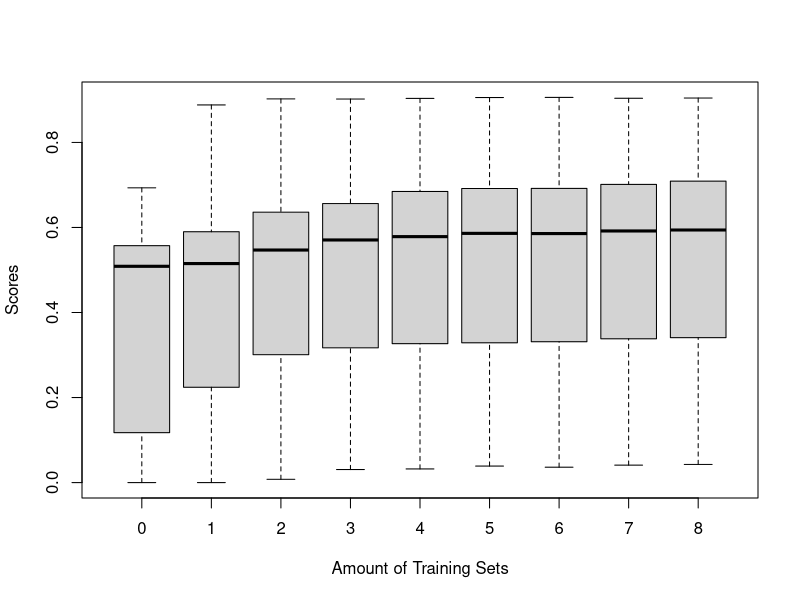
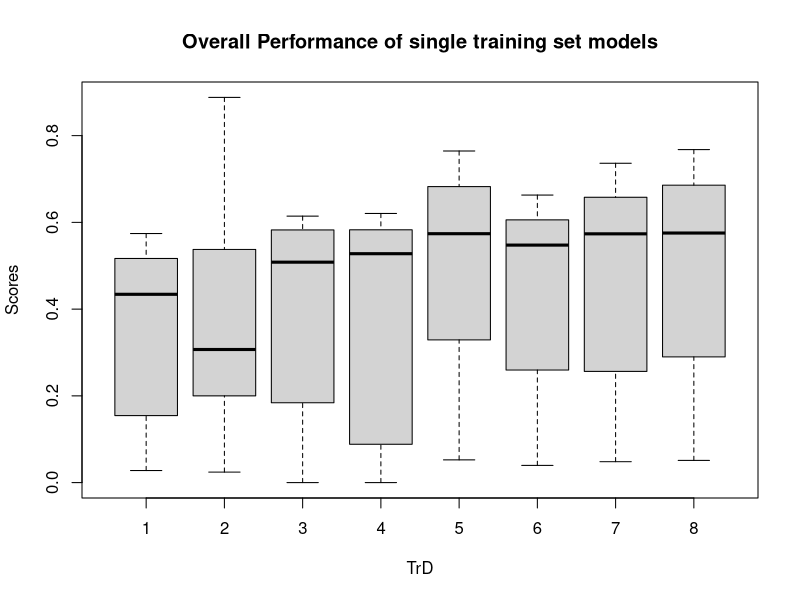
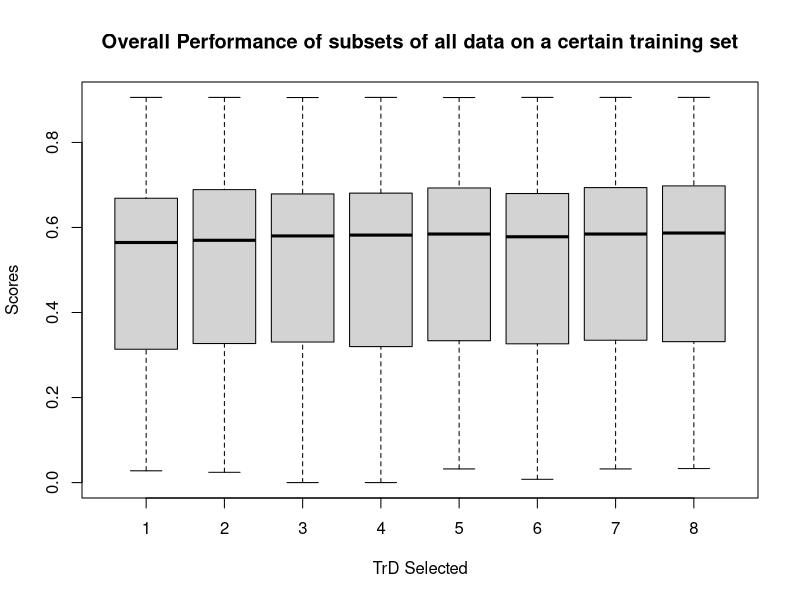

Source code (R) for these figures, in order: (Note: this script raises an error after producing the figures.)
## ---- chunk 1
#library(emmeans)
#setwd("~/SeminarDataScience/semimar-data-sci/Coursework-B/RQ-3")
d = read.csv('../data/data.csv')
means = aggregate(score~TrD1+TrD2+TrD3+TrD4+TrD5+TrD6+TrD7+TrD8,d,mean)
head(means[order(-means$score),], n=25)

## ---- chunk 2
d$TrainCount <-  apply(d[c(2:9)], 1, function(x) length(which(x==1)))
boxplot(score~TrainCount, d,xlab ="Amount of Training Sets", ylab ="Scores")
modelCount <- lm(score~TrainCount,d)
summary(modelCount)
confint(modelCount)
## ---- chunk 3
t1 = d[d$TrD1 == 1 & d$model=="S", ]
t2 = d[d$TrD2 == 1 & d$model=="S", ]
t3 = d[d$TrD3 == 1 & d$model=="S", ]
t4 = d[d$TrD4 == 1 & d$model=="S", ]
t5 = d[d$TrD5 == 1 & d$model=="S", ]
t6 = d[d$TrD6 == 1 & d$model=="S", ]
t7 = d[d$TrD7 == 1 & d$model=="S", ]
t8 = d[d$TrD8 == 1 & d$model=="S", ]

boxplot(t1$score,t2$score,t3$score,t4$score,t5$score,t6$score,t7$score,t8$score,names = c("1","2","3","4","5","6","7","8"), xlab ="TrD", ylab ="Scores", main="Overall Performance of single training set models")
## ---- chunk 4
m <- lm(score~TrD1+TrD2+TrD3+TrD4+TrD5+TrD6+TrD7+TrD8, d)
summary(m)
confint(m)

## ---- chunk 5
sub1= subset(d,TrD1==1)
sub2= subset(d,TrD2==1)
sub3= subset(d,TrD3==1)
sub4= subset(d,TrD4==1)
sub5= subset(d,TrD5==1)
sub6= subset(d,TrD6==1)
sub7= subset(d,TrD7==1)
sub8= subset(d,TrD8==1)
boxplot(sub1$score,sub2$score,sub3$score,sub4$score,sub5$score,sub6$score,sub7$score,sub8$score,names = c("1","2","3","4","5","6","7","8"), xlab ="TrD Selected", ylab ="Scores", main="Overall Performance of subsets of all data on a certain training set")
## ---- chunk 6
plot(sub1$TeD, sub1$score, xlab ="TeD", ylab ="Scores", main= "Performance of subset of all data with TrD1 vs TestData set")
plot(sub2$TeD, sub2$score, xlab ="TeD", ylab ="Scores", main="Performance of subset of all data with TrD2 vs TestData set")
